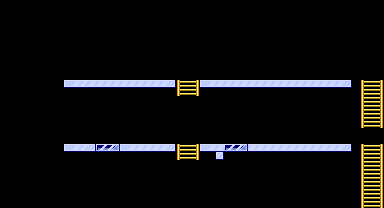

Tiled map render using the project's own tile images. Description and the whole map definition, tile-layer contents included, below:
An orthogonal 48x26 tile map with 8x8 px tiles, 1 tile layer (Blocks).

<map version="1.9" tiledversion="1.9.2" orientation="orthogonal" renderorder="right-down" width="48" height="26" tilewidth="8" tileheight="8" infinite="0" nextlayerid="3" nextobjectid="1">
 <editorsettings>
  <export format="csv" />
 </editorsettings>
 <tileset firstgid="1" source="../Tiles/Sprites.tsx" />
 <layer id="2" name="Blocks" width="48" height="26">
  <data encoding="csv">
0,0,0,0,0,0,0,0,0,0,0,0,0,0,0,0,0,0,0,0,0,0,0,0,0,0,0,0,0,0,0,0,0,0,0,0,0,0,0,0,0,0,0,0,0,0,0,0,
0,0,0,0,0,0,0,0,0,0,0,0,0,0,0,0,0,0,0,0,0,0,0,0,0,0,0,0,0,0,0,0,0,0,0,0,0,0,0,0,0,0,0,0,0,0,0,0,
0,0,0,0,0,0,0,0,0,0,0,0,0,0,0,0,0,0,0,0,0,0,0,0,0,0,0,0,0,0,0,0,0,0,0,0,0,0,0,0,0,0,0,0,0,0,0,0,
0,0,0,0,0,0,0,0,0,0,0,0,0,0,0,0,0,0,0,0,0,0,0,0,0,0,0,0,0,0,0,0,0,0,0,0,0,0,0,0,0,0,0,0,0,0,0,0,
0,0,0,0,0,0,0,0,0,0,0,0,0,0,0,0,0,0,0,0,0,0,0,0,0,0,0,0,0,0,0,0,0,0,0,0,0,0,0,0,0,0,0,0,0,0,0,0,
0,0,0,0,0,0,0,0,0,0,0,0,0,0,0,0,0,0,0,0,0,0,0,0,0,0,0,0,0,0,0,0,0,0,0,0,0,0,0,0,0,0,0,0,0,0,0,0,
0,0,0,0,0,0,0,0,0,0,0,0,0,0,0,0,0,0,0,0,0,0,0,0,0,0,0,0,0,0,0,0,0,0,0,0,0,0,0,0,0,0,0,0,0,0,0,0,
0,0,0,0,0,0,0,0,0,0,0,0,0,0,0,0,0,0,0,0,0,0,0,0,0,0,0,0,0,0,0,0,0,0,0,0,0,0,0,0,0,0,0,0,0,0,0,0,
0,0,0,0,0,0,0,0,0,0,0,0,0,0,0,0,0,0,0,0,0,0,0,0,0,0,0,0,0,0,0,0,0,0,0,0,0,0,0,0,0,0,0,0,0,0,0,0,
0,0,0,0,0,0,0,0,0,0,0,0,0,0,0,0,0,0,0,0,0,0,0,0,0,0,0,0,0,0,0,0,0,0,0,0,0,0,0,0,0,0,0,0,0,0,0,0,
0,0,0,0,0,0,0,0,225,227,226,227,227,227,227,227,227,227,227,227,227,228,11,12,13,225,227,227,227,227,227,227,227,227,227,227,227,227,227,227,227,227,227,228,0,11,12,13,
0,0,0,0,0,0,0,0,0,0,0,0,0,0,0,0,0,0,0,0,0,0,43,44,45,0,0,0,0,0,0,0,0,0,0,0,0,0,0,0,0,0,0,0,0,43,44,45,
0,0,0,0,0,0,0,0,0,0,0,0,0,0,0,0,0,0,0,0,0,0,0,0,0,0,0,0,0,0,0,0,0,0,0,0,0,0,0,0,0,0,0,0,0,11,12,13,
0,0,0,0,0,0,0,0,0,0,0,0,0,0,0,0,0,0,0,0,0,0,0,0,0,0,0,0,0,0,0,0,0,0,0,0,0,0,0,0,0,0,0,0,0,43,44,45,
0,0,0,0,0,0,0,0,0,0,0,0,0,0,0,0,0,0,0,0,0,0,0,0,0,0,0,0,0,0,0,0,0,0,0,0,0,0,0,0,0,0,0,0,0,11,12,13,
0,0,0,0,0,0,0,0,0,0,0,0,0,0,0,0,0,0,0,0,0,0,0,0,0,0,0,0,0,0,0,0,0,0,0,0,0,0,0,0,0,0,0,0,0,43,44,45,
0,0,0,0,0,0,0,0,0,0,0,0,0,0,0,0,0,0,0,0,0,0,0,0,0,0,0,0,0,0,0,0,0,0,0,0,0,0,0,0,0,0,0,0,0,0,0,0,
0,0,0,0,0,0,0,0,0,0,0,0,0,0,0,0,0,0,0,0,0,0,0,0,0,0,0,0,0,0,0,0,0,0,0,0,0,0,0,0,0,0,0,0,0,0,0,0,
0,0,0,0,0,0,0,0,225,227,226,228,161,162,163,225,227,227,227,227,227,228,11,12,13,225,227,227,161,162,163,227,227,227,227,227,227,227,227,227,227,227,227,228,0,11,12,13,
0,0,0,0,0,0,0,0,0,0,0,0,0,0,0,0,0,0,0,0,0,0,43,44,45,0,0,98,0,0,0,0,0,0,0,0,0,0,0,0,0,0,0,0,0,43,44,45,
0,0,0,0,0,0,0,0,0,0,0,0,0,0,0,0,0,0,0,0,0,0,0,0,0,0,0,0,0,0,0,0,0,0,0,0,0,0,0,0,0,0,0,0,0,11,12,13,
0,0,0,0,0,0,0,0,0,0,0,0,0,0,0,0,0,0,0,0,0,0,0,0,0,0,0,0,0,0,0,0,0,0,0,0,0,0,0,0,0,0,0,0,0,43,44,45,
0,0,0,0,0,0,0,0,0,0,0,0,0,0,0,0,0,0,0,0,0,0,0,0,0,0,0,0,0,0,0,0,0,0,0,0,0,0,0,0,0,0,0,0,0,11,12,13,
0,0,0,0,0,0,0,0,0,0,0,0,0,0,0,0,0,0,0,0,0,0,0,0,0,0,0,0,0,0,0,0,0,0,0,0,0,0,0,0,0,0,0,0,0,43,44,45,
0,0,0,0,0,0,0,0,0,0,0,0,0,0,0,0,0,0,0,0,0,0,0,0,0,0,0,0,0,0,0,0,0,0,0,0,0,0,0,0,0,0,0,0,0,11,12,13,
0,0,0,0,0,0,0,0,0,0,0,0,0,0,0,0,0,0,0,0,0,0,0,0,0,0,0,0,0,0,0,0,0,0,0,0,0,0,0,0,0,0,0,0,0,43,44,45
</data>
 </layer>
</map>
